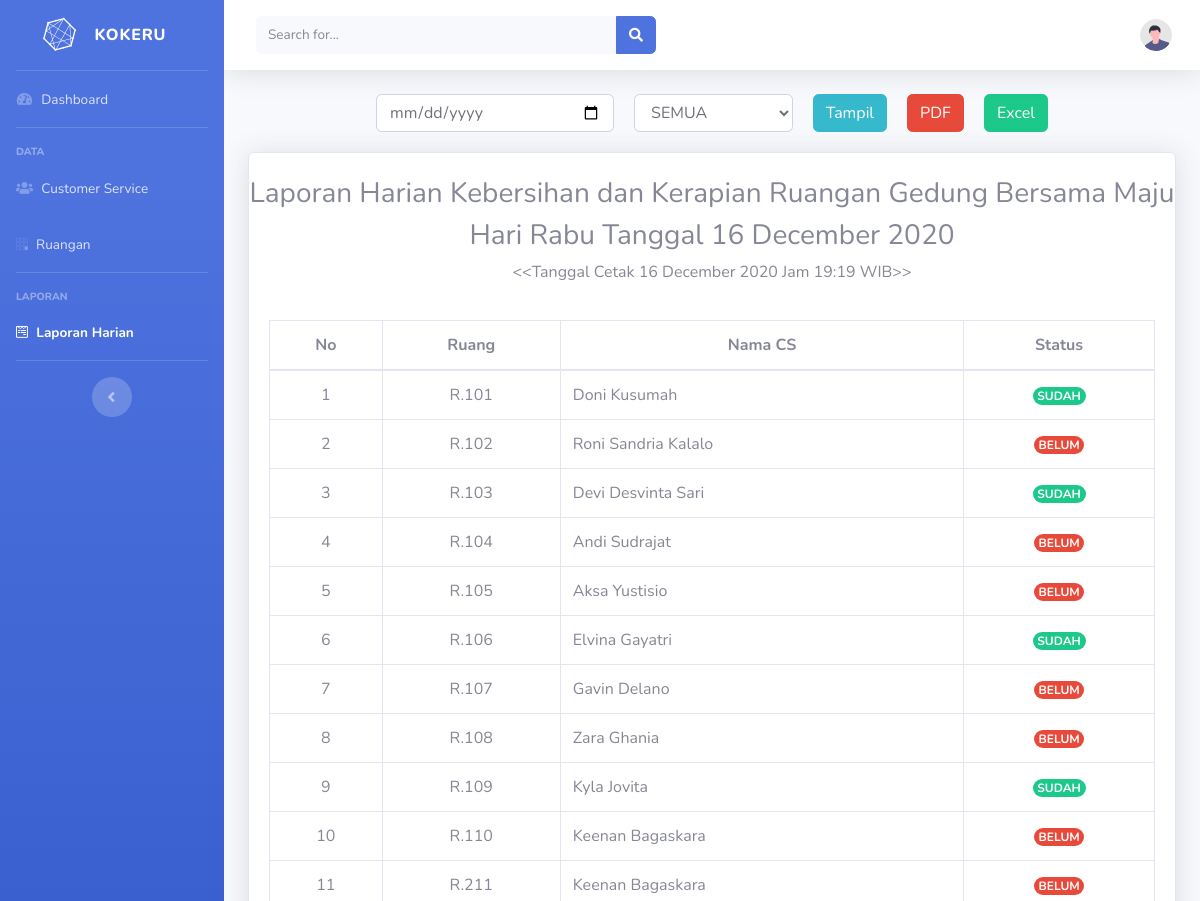
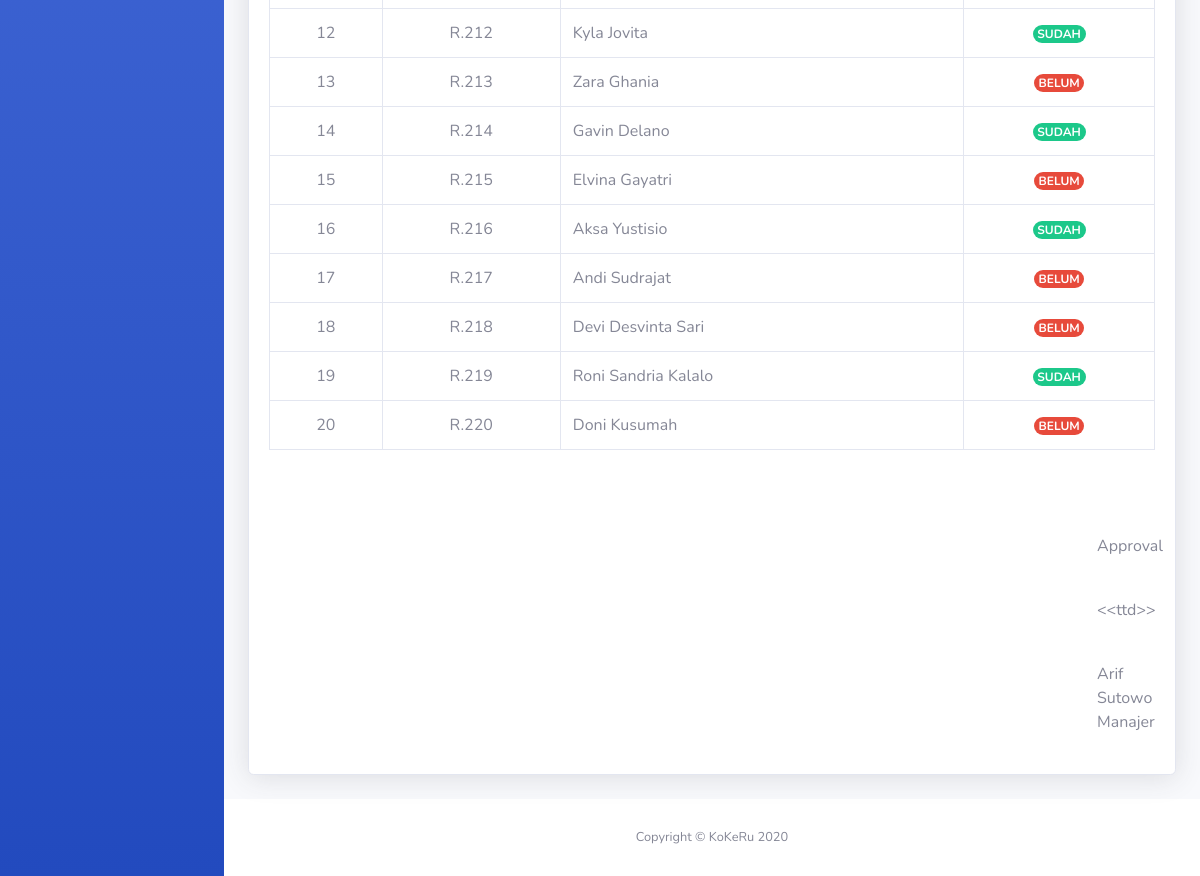
Page /manajer/laporan.php on the committed database (2 pictures, top to bottom).
### tables this page shows
CREATE TABLE `ruang` (
  `id_ruang` int(11) NOT NULL,
  `nama_ruang` varchar(50) NOT NULL,
  `id_cs` int(11) NOT NULL
);

CREATE TABLE `cs` (
  `id_cs` int(11) NOT NULL,
  `nama_cs` varchar(50) NOT NULL,
  `email` varchar(50) NOT NULL
);

### manajer/laporan.php (the view, shortened to what this page needs)
<?php include 'header.php'; ?>
      <li class="nav-item">
        <a class="nav-link" href="dashboard.php">
          <i class="fas fa-fw fa-tachometer-alt"></i>
          <span>Dashboard</span>
        </a>
      </li>
      <hr class="sidebar-divider">
      <div class="sidebar-heading">Data</div>
      <li class="nav-item">
        <a class="nav-link" href="data_cs.php">
          <i class="fas fa-users"></i>
          <span>Customer Service</span>
        </a>
      </li>
      <li class="nav-item">
        <a class="nav-link" href="data_ruang.php">
          <i class="fab fa-buromobelexperte"></i>
          <span>Ruangan</span>
        </a>
      </li>
      <hr class="sidebar-divider">
      <div class="sidebar-heading">Laporan</div>
      <li class="nav-item active">
        <a class="nav-link" href="laporan.php">
          <i class="fab fa-wpforms"></i>
          <span>Laporan Harian</span>
        </a>
      </li>
      <hr class="sidebar-divider d-none d-md-block">
      <div class="text-center d-none d-md-inline">
        <button class="rounded-circle border-0" id="sidebarToggle"></button>
      </div>
    </ul>
    <div id="content-wrapper" class="d-flex flex-column">
      <div id="content">
        <nav class="navbar navbar-expand navbar-light bg-white topbar mb-4 static-top shadow">
          <form class="d-none d-sm-inline-block form-inline mr-auto ml-md-3 my-2 my-md-0 mw-100 navbar-search">
            <div class="input-group">
              <input type="text" class="form-control bg-light border-0 small" placeholder="Search for..." aria-label="Search" aria-describedby="basic-addon2">
              <div class="input-group-append">
                <button class="btn btn-primary" type="button">
                  <i class="fas fa-search fa-sm"></i>
                </button>
              </div>
            </div>
          </form>
          <ul class="navbar-nav ml-auto">
            <li class="nav-item dropdown no-arrow">
              <a class="nav-link dropdown-toggle" href="#" id="userDropdown" role="button" data-toggle="dropdown" aria-haspopup="true" aria-expanded="false">
                <img class="img-profile rounded-circle" src="../assets2/img/undraw_profile.svg">
              </a>
            </li>
          </ul>
        </nav>
        <div class="container-fluid">
          <div class="row justify-content-center" style="padding-bottom: 20px;">
            <input class="form-control col-3" type="date" id="date">
            <select name="status" id="status" class="form-control col-2" style="margin-left: 20px;">
              <option value="semua">SEMUA</option>
            </select>
            <a href="laporan.php" class="d-none d-md-inline-block btn btn-md btn-info shadow-md" style="margin-left: 20px;">Tampil</a>
            <a target="_blank" href="pdf.php" class="d-none d-md-inline-block btn btn-md btn-danger shadow-md" style="margin-left: 20px;">PDF</a>
            <a target="_blank" href="excel.php" class="d-none d-md-inline-block btn btn-md btn-success shadow-md" style="margin-left: 20px;">Excel</a>
          </div>
          <div class="card shadow mb-4">
            <br>
            <div class="col-12">
                <h3 class="row justify-content-center">Laporan Harian Kebersihan dan Kerapian Ruangan Gedung Bersama Maju</h3>
                <?php
                  if (date('N') == 1) {
                    $day = "Senin";
                  } else if (date('N') == 2) {
                    $day = "Selasa";
                  } else if (date('N') == 3) {
                    $day = "Rabu";
                  } else if (date('N') == 4) {
                    $day = "Kamis";
                  } else if (date('N') == 5) {
                    $day = "Jumat";
                  } else if (date('N') == 6) {
                    $day = "Sabtu";
                  } else if (date('N') == 7) {
                    $day = "Minggu";
                  }
                  echo '<h3 class="row justify-content-center">Hari '.$day.' Tanggal '.date('d F Y').'</h3>';
                  echo '<p class="row justify-content-center">&lt;&lt;Tanggal Cetak '.date('d F Y').' Jam '.date('H:i').' WIB&gt;&gt;</p>';
                ?>
            </div>
            <div class="card-body">
              <div class="table-responsive">
                <table class="table table-bordered" id="dataTable" width="100%" cellspacing="0">
                  <thead class="text-center">
                    <tr>
                      <th>No</th>
                      <th>Ruang</th>
                      <th>Nama CS</th>
                      <th>Status</th>
                    </tr>
                  </thead>
                  <tbody class="text-center">
                    <?php
                      $tanggal = '2020-12-16';
                      $query = "SELECT r.nama_ruang AS nama_ruang, cs.email AS email, cs.nama_cs AS nama_cs, l.status AS status FROM ruang r JOIN cs ON r.id_cs = cs.id_cs JOIN laporan l ON l.id_ruang = r.id_ruang WHERE l.tanggal = '$tanggal' ORDER BY r.id_ruang";
                      $result = $db->query($query);
                      $i = 1;
                      while ($row = $result->fetch_object()) {
                        echo '<tr>';
                        echo '<td class="text-center">'.$i.'</td>';
                        echo '<td class="text-center">'.$row->nama_ruang.'</td>';
                        echo '<td class="text-left">'.$row->nama_cs.'</td>';
                        if ($row->status == 'SUDAH') {
                          echo '<td class="text-center text-white"><span class="badge rounded-pill bg-success">SUDAH</span></td>';
                        } else {
                          echo '<td class="text-center text-white"><span class="badge rounded-pill bg-danger">BELUM</span></td>';
                        }
                        echo '</tr>';
                        $i++;
                      }
                      echo '</tbody>';
                      echo '</table>';
                    ?>
              </div>
            </div>
            <br><br>
            <div class="col-12" style="padding-left: 860px;">
              <p class="row">Approval</p>
              <br>
              <p class="row">&lt;&lt;ttd&gt;&gt;</p>
              <br>
              <p class="row" style="margin-bottom: 0;">Arif Sutowo</p>
              <p class="row">Manajer</p>
              <br>
            </div>
          </div>
        </div>
      </div>
<?php include 'footer.php'; ?>

### rows in the picture
ruang: nama_ruang "R.101", id_cs.nama_cs "Doni Kusumah", shows "SUDAH"
ruang: nama_ruang "R.102", id_cs.nama_cs "Roni Sandria Kalalo", shows "BELUM"
ruang: nama_ruang "R.103", id_cs.nama_cs "Devi Desvinta Sari", shows "SUDAH"
ruang: nama_ruang "R.104", id_cs.nama_cs "Andi Sudrajat", shows "BELUM"
ruang: nama_ruang "R.105", id_cs.nama_cs "Aksa Yustisio", shows "BELUM"
ruang: nama_ruang "R.106", id_cs.nama_cs "Elvina Gayatri", shows "SUDAH"
ruang: nama_ruang "R.107", id_cs.nama_cs "Gavin Delano", shows "BELUM"
ruang: nama_ruang "R.108", id_cs.nama_cs "Zara Ghania", shows "BELUM"
ruang: nama_ruang "R.109", id_cs.nama_cs "Kyla Jovita", shows "SUDAH"
ruang: nama_ruang "R.110", id_cs.nama_cs "Keenan Bagaskara", shows "BELUM"
ruang: nama_ruang "R.211", id_cs.nama_cs "Keenan Bagaskara", shows "BELUM"
ruang: nama_ruang "R.212", id_cs.nama_cs "Kyla Jovita", shows "SUDAH"
ruang: nama_ruang "R.213", id_cs.nama_cs "Zara Ghania", shows "BELUM"
ruang: nama_ruang "R.214", id_cs.nama_cs "Gavin Delano", shows "SUDAH"
ruang: nama_ruang "R.215", id_cs.nama_cs "Elvina Gayatri", shows "BELUM"
ruang: nama_ruang "R.216", id_cs.nama_cs "Aksa Yustisio", shows "SUDAH"
ruang: nama_ruang "R.217", id_cs.nama_cs "Andi Sudrajat", shows "BELUM"
ruang: nama_ruang "R.218", id_cs.nama_cs "Devi Desvinta Sari", shows "BELUM"
ruang: nama_ruang "R.219", id_cs.nama_cs "Roni Sandria Kalalo", shows "SUDAH"
ruang: nama_ruang "R.220", id_cs.nama_cs "Doni Kusumah", shows "BELUM"

### other values in the picture
$day "Rabu"
